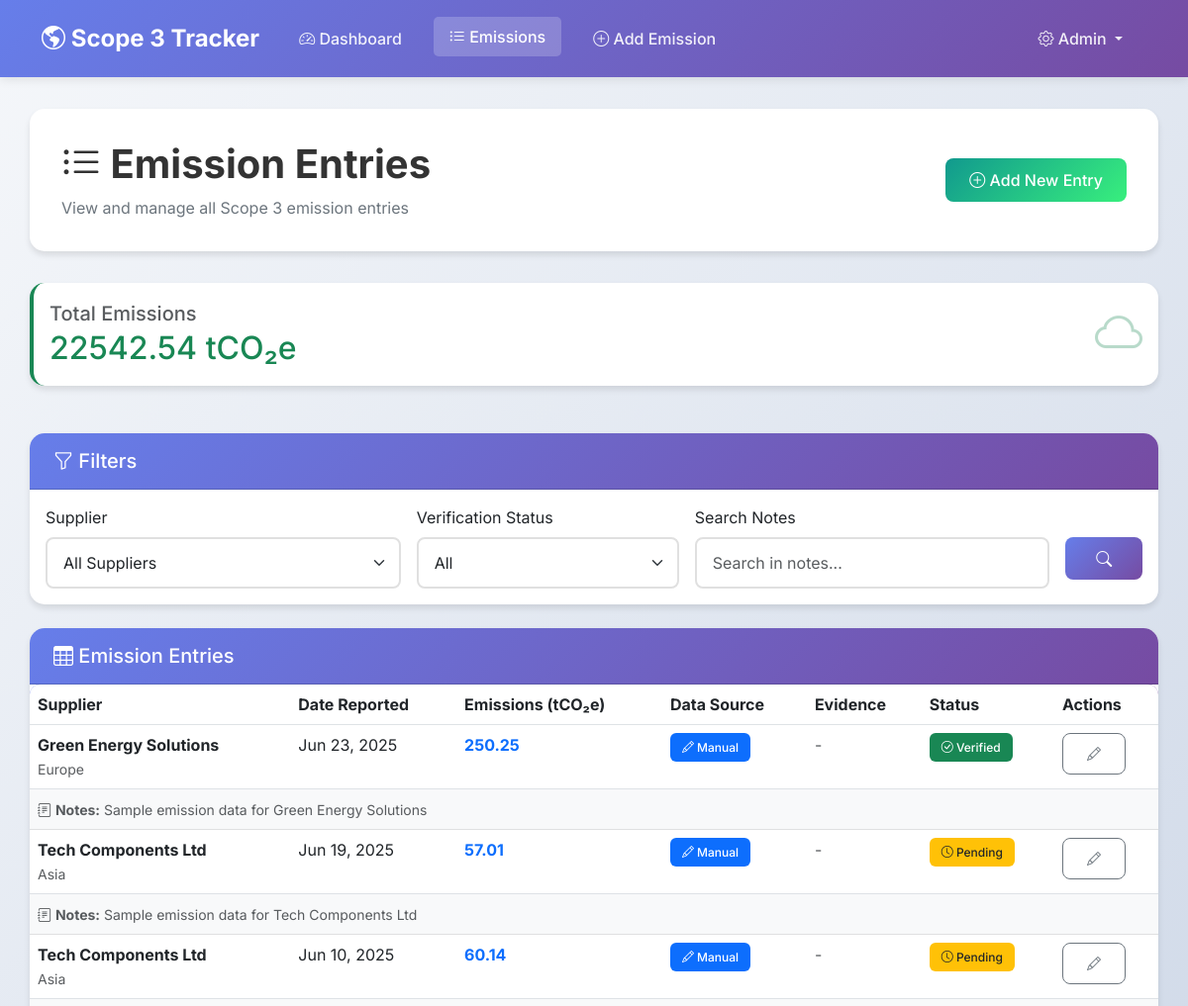
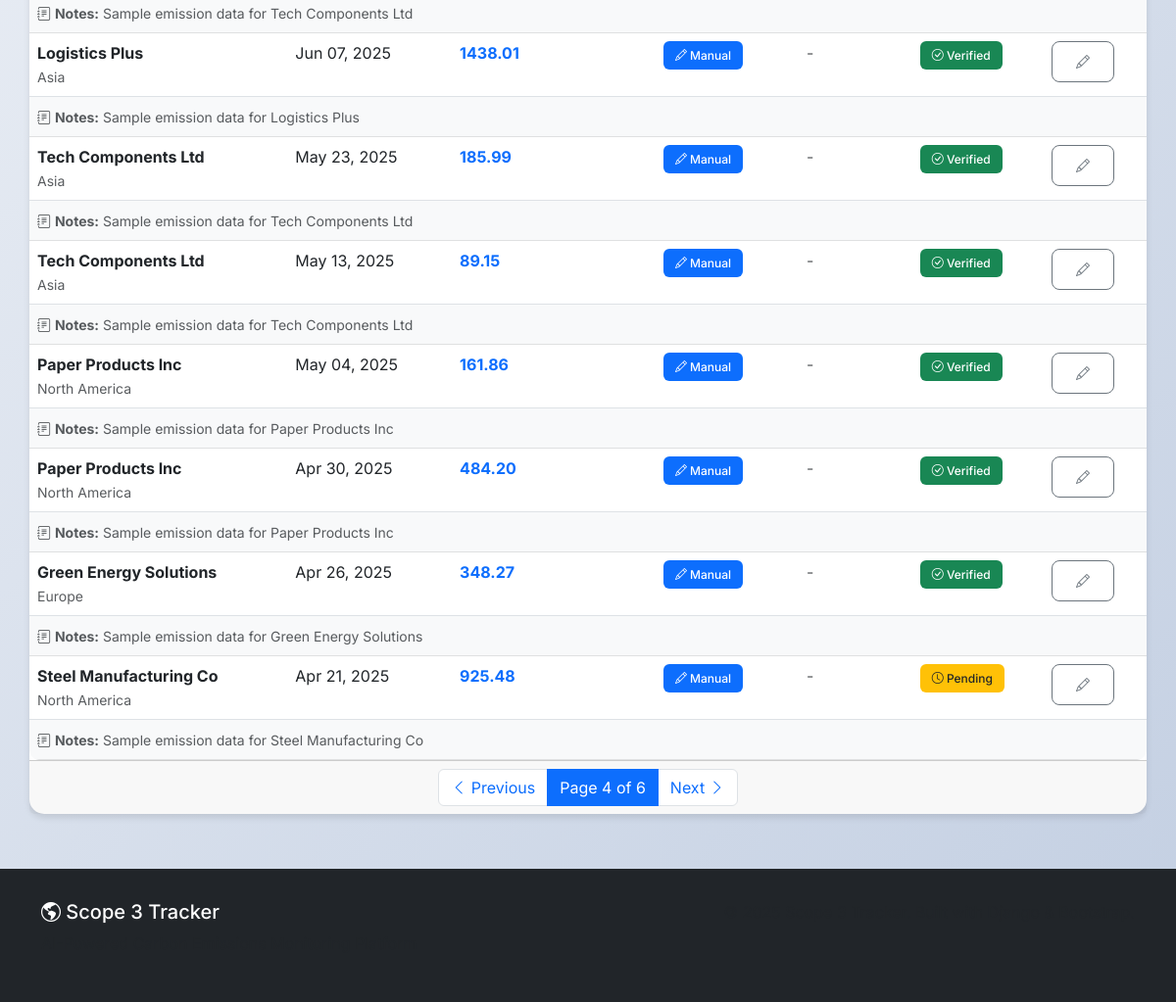
Screenshot of /emissions/?page=4 (signed in) with the database file from the repository (2 pictures, top to bottom).
### core/models.py (models this page shows, shortened)
class EmissionEntry(models.Model):
    supplier = models.ForeignKey(Supplier, on_delete=models.CASCADE, related_name='emission_entries')
    date_reported = models.DateTimeField()
    scope3_emissions = models.DecimalField(max_digits=12, decimal_places=2) # Flexible for larger numbers
    evidence_file = models.FileField(upload_to='evidence/', blank=True, null=True)
    notes = models.TextField(blank=True)
    verified = models.BooleanField(default=False)
    blockchain_hash = models.CharField(max_length=255, blank=True, null=True, help_text="Blockchain verification hash")
    blockchain_verified = models.BooleanField(default=False)
    DATA_SOURCE_CHOICES = [
        ('manual', 'Manual Entry'),
        ('iot', 'IoT Device'),
        ('ml_estimate', 'ML Estimate'),
        ('spend_based', 'Spend-Based Estimate'),
    ]
    data_source = models.CharField(max_length=20, choices=DATA_SOURCE_CHOICES, default='manual')
    ml_confidence = models.DecimalField(max_digits=5, decimal_places=4, null=True, blank=True, help_text="ML model confidence (0-1)")

class Supplier(models.Model):
    supplier_code = models.CharField(max_length=50, unique=True, default="TEMP_CODE")
    name = models.CharField(max_length=255)
    region = models.CharField(max_length=100, blank=True)
    contact_email = models.EmailField(unique=True)
    industry = models.CharField(max_length=100, blank=True)
    active = models.BooleanField(default=True)
    added_on = models.DateTimeField(auto_now_add=True)
    tenant = models.ForeignKey('saas.Tenant', on_delete=models.CASCADE, null=True, blank=True, related_name='suppliers')
    annual_spend = models.DecimalField(max_digits=15, decimal_places=2, null=True, blank=True, help_text="Annual spend in USD")
    emission_factor = models.DecimalField(max_digits=10, decimal_places=4, null=True, blank=True, help_text="Emission factor (tCO2e/$)")

### core/views.py (the view)
# urls.py: path('emissions/', views.emission_list, name='emission_list'),
@login_required
def emission_list(request):
    tenant = request.user.tenant_membership.tenant if hasattr(request.user, 'tenant_membership') else None
    supplier_id = request.GET.get('supplier')
    verified = request.GET.get('verified')
    entries = EmissionEntry.objects.filter(supplier__tenant=tenant).order_by('-date_reported') if tenant else EmissionEntry.objects.all().order_by('-date_reported')
    search_query = request.GET.get('search')
    if search_query:
        entries = entries.filter(notes__icontains=search_query)
    if supplier_id:
        entries = entries.filter(supplier__id=supplier_id)
    if verified == "true":
        entries = entries.filter(verified=True)
    elif verified == "false":
        entries = entries.filter(verified=False)
    suppliers = Supplier.objects.filter(tenant=tenant) if tenant else Supplier.objects.all()
    paginator = Paginator(entries, 10)
    page_number = request.GET.get('page')
    page_obj = paginator.get_page(page_number)
    total_emissions = entries.aggregate(total=models.Sum('scope3_emissions'))['total'] or 0
    return render(request, 'core/emission_list.html',
                  {
                   'suppliers': suppliers,
                   'page_obj': page_obj,
                   'total_emissions': total_emissions,
                   })

### core/templates/core/emission_list.html (shortened to what this page needs)
{% extends 'core/base.html' %}
{% block content %}
<div class="page-header">
    <div class="d-flex justify-content-between align-items-center">
        <div>
            <h1><i class="bi bi-list-ul"></i> Emission Entries</h1>
            <p>View and manage all Scope 3 emission entries</p>
        </div>
        <a href="{% url 'submit_emission' %}" class="btn btn-success">
            <i class="bi bi-plus-circle"></i> Add New Entry
        </a>
    </div>
</div>
<div class="row mb-4">
    <div class="col-12">
        <div class="card stat-card stat-success">
            <div class="card-body">
                <div class="d-flex justify-content-between align-items-center">
                    <div>
                        <h5 class="text-muted mb-1">Total Emissions</h5>
                        <h2 class="text-success mb-0">{{ total_emissions|floatformat:2 }} tCO₂e</h2>
                    </div>
                    <i class="bi bi-cloud text-success" style="font-size: 3rem; opacity: 0.3;"></i>
                </div>
            </div>
        </div>
    </div>
</div>
<div class="card mb-4">
    <div class="card-header">
        <h5 class="mb-0"><i class="bi bi-funnel"></i> Filters</h5>
    </div>
    <div class="card-body">
        <form method="get" class="row g-3">
            <div class="col-md-4">
                <label class="form-label">Supplier</label>
                <select name="supplier" class="form-select">
                    <option value="">All Suppliers</option>
                </select>
            </div>
            <div class="col-md-3">
                <label class="form-label">Verification Status</label>
                <select name="verified" class="form-select">
                    <option value="">All</option>
                </select>
            </div>
            <div class="col-md-4">
                <label class="form-label">Search Notes</label>
                <input type="text" name="search" class="form-control"
                       placeholder="Search in notes..." value="{{ request.GET.search|default:'' }}">
            </div>
            <div class="col-md-1">
                <label class="form-label">&nbsp;</label>
                <button type="submit" class="btn btn-primary w-100">
                    <i class="bi bi-search"></i>
                </button>
            </div>
        </form>
    </div>
</div>
<div class="card">
    <div class="card-header">
        <h5 class="mb-0"><i class="bi bi-table"></i> Emission Entries</h5>
    </div>
    <div class="card-body p-0">
        {% if page_obj %}
            <div class="table-responsive">
                <table class="table table-hover mb-0">
                    <thead>
                        <tr>
                            <th>Supplier</th>
                            <th>Date Reported</th>
                            <th>Emissions (tCO₂e)</th>
                            <th>Data Source</th>
                            <th>Evidence</th>
                            <th>Status</th>
                            <th>Actions</th>
                        </tr>
                    </thead>
                    <tbody>
                        {% for entry in page_obj %}
                        <tr>
                            <td>
                                <strong>{{ entry.supplier.name }}</strong>
                                {% if entry.supplier.region %}
                                    <br><small class="text-muted">{{ entry.supplier.region }}</small>
                                {% endif %}
                            </td>
                            <td>{{ entry.date_reported|date:"M d, Y" }}</td>
                            <td>
                                <strong class="text-primary">{{ entry.scope3_emissions }}</strong>
                            </td>
                            <td>
                                {% if entry.data_source == 'manual' %}
                                    <span class="badge bg-primary"><i class="bi bi-pencil"></i> Manual</span>
                                {% elif entry.data_source == 'iot' %}
                                    <span class="badge bg-info"><i class="bi bi-wifi"></i> IoT</span>
                                {% elif entry.data_source == 'ml_estimate' %}
                                    <span class="badge bg-success"><i class="bi bi-robot"></i> ML</span>
                                {% elif entry.data_source == 'spend_based' %}
                                    <span class="badge bg-warning text-dark"><i class="bi bi-calculator"></i> Spend</span>
                                {% else %}
                                    <span class="badge bg-secondary">{{ entry.data_source }}</span>
                                {% endif %}
                            </td>
                            <td>
                                {% if entry.evidence_file %}
                                    <a href="{{ entry.evidence_file.url }}" class="btn btn-sm btn-outline-primary" target="_blank">
                                        <i class="bi bi-file-earmark"></i> View
                                    </a>
                                {% else %}
                                    <span class="text-muted">-</span>
                                {% endif %}
                            </td>
                            <td>
                                {% if entry.verified %}
                                    <span class="badge bg-success">
                                        <i class="bi bi-check-circle"></i> Verified
                                    </span>
                                {% else %}
                                    <span class="badge bg-warning text-dark">
                                        <i class="bi bi-clock"></i> Pending
                                    </span>
                                {% endif %}
                            </td>
                            <td>
                                <a href="/admin/core/emissionentry/{{ entry.id }}/change/"
                                   class="btn btn-sm btn-outline-secondary" title="Edit">
                                    <i class="bi bi-pencil"></i>
                                </a>
                            </td>
                        </tr>
                        {% if entry.notes %}
                        <tr class="table-light">
                            <td colspan="7">
                                <small class="text-muted">
                                    <i class="bi bi-journal-text"></i> <strong>Notes:</strong> {{ entry.notes }}
                                </small>
                            </td>
                        </tr>
                        {% endif %}
                        {% endfor %}
                    </tbody>
                </table>
            </div>
            {% if page_obj.has_other_pages %}
            <div class="card-footer">
                <nav aria-label="Page navigation">
                    <ul class="pagination mb-0 justify-content-center">
                        {% if page_obj.has_previous %}
                            <li class="page-item">
                                <a class="page-link" href="?page={{ page_obj.previous_page_number }}">
                                    <i class="bi bi-chevron-left"></i> Previous
                                </a>
                            </li>
                        {% else %}
                            <li class="page-item disabled">
                                <span class="page-link"><i class="bi bi-chevron-left"></i> Previous</span>
                            </li>
                        {% endif %}
                        <li class="page-item active">
                            <span class="page-link">
                                Page {{ page_obj.number }} of {{ page_obj.paginator.num_pages }}
                            </span>
                        </li>
                        {% if page_obj.has_next %}
                            <li class="page-item">
                                <a class="page-link" href="?page={{ page_obj.next_page_number }}">
                                    Next <i class="bi bi-chevron-right"></i>
                                </a>
                            </li>
                        {% else %}
                            <li class="page-item disabled">
                                <span class="page-link">Next <i class="bi bi-chevron-right"></i></span>
                            </li>
                        {% endif %}
                    </ul>
                </nav>
            </div>
            {% endif %}
        {% endif %}
    </div>
</div>
{% endblock %}

### core/templates/core/base.html (style rules this page uses)
:root { --primary-color: #0d6efd; --secondary-color: #6c757d; --success-color: #198754; --danger-color: #dc3545; --warning-color: #ffc107; --info-color: #0dcaf0; --dark-color: #212529; --light-color: #f8f9fa; }
* { font-family: 'Inter', -apple-system, BlinkMacSystemFont, 'Segoe UI', sans-serif; }
body { background: linear-gradient(135deg, #f5f7fa 0%, #c3cfe2 100%); min-height: 100vh; }
.card { border: none; border-radius: 15px; box-shadow: 0 4px 6px rgba(0,0,0,0.1); transition: transform 0.3s, box-shadow 0.3s; margin-bottom: 1.5rem; }
.card-header { background: linear-gradient(135deg, #667eea 0%, #764ba2 100%); color: white; border-radius: 15px 15px 0 0 !important; padding: 1rem 1.5rem; font-weight: 600; }
.stat-card { border-left: 4px solid var(--primary-color); transition: transform 0.2s; background: white; }
.stat-card.stat-success { border-left-color: var(--success-color); }
.btn { border-radius: 8px; padding: 0.6rem 1.5rem; font-weight: 500; transition: all 0.3s; }
.btn-primary { background: linear-gradient(135deg, #667eea 0%, #764ba2 100%); border: none; }
.btn-success { background: linear-gradient(135deg, #11998e 0%, #38ef7d 100%); border: none; }
.form-control, .form-select { border-radius: 8px; border: 2px solid #e0e0e0; padding: 0.75rem 1rem; transition: all 0.3s; }
.table { border-radius: 10px; overflow: hidden; }
.table thead { background: linear-gradient(135deg, #667eea 0%, #764ba2 100%); color: white; }
.badge { padding: 0.5rem 0.75rem; border-radius: 6px; font-weight: 500; }
.page-header { background: white; border-radius: 15px; padding: 2rem; margin-bottom: 2rem; box-shadow: 0 4px 6px rgba(0,0,0,0.1); }
.page-header h1 { color: #333; font-weight: 700; margin: 0; }
.page-header p { color: #6c757d; margin: 0.5rem 0 0 0; }

### rows the page displays
EmissionEntry: supplier.name "Green Energy Solutions", supplier.region "Europe", date_reported "Jun 23, 2025", scope3_emissions "250.25", data_source "manual" (drawn), verified True (drawn), notes "Sample emission data for Green Energy Solutions"
EmissionEntry: supplier.name "Tech Components Ltd", supplier.region "Asia", date_reported "Jun 19, 2025", scope3_emissions "57.01", data_source "manual" (drawn), verified False (drawn), notes "Sample emission data for Tech Components Ltd"
EmissionEntry: supplier.name "Tech Components Ltd", supplier.region "Asia", date_reported "Jun 10, 2025", scope3_emissions "60.14", data_source "manual" (drawn), verified False (drawn), notes "Sample emission data for Tech Components Ltd"
EmissionEntry: supplier.name "Logistics Plus", supplier.region "Asia", date_reported "Jun 07, 2025", scope3_emissions "1438.01", data_source "manual" (drawn), verified True (drawn), notes "Sample emission data for Logistics Plus"
EmissionEntry: supplier.name "Tech Components Ltd", supplier.region "Asia", date_reported "May 23, 2025", scope3_emissions "185.99", data_source "manual" (drawn), verified True (drawn), notes "Sample emission data for Tech Components Ltd"
EmissionEntry: supplier.name "Tech Components Ltd", supplier.region "Asia", date_reported "May 13, 2025", scope3_emissions "89.15", data_source "manual" (drawn), verified True (drawn), notes "Sample emission data for Tech Components Ltd"
EmissionEntry: supplier.name "Paper Products Inc", supplier.region "North America", date_reported "May 04, 2025", scope3_emissions "161.86", data_source "manual" (drawn), verified True (drawn), notes "Sample emission data for Paper Products Inc"
EmissionEntry: supplier.name "Paper Products Inc", supplier.region "North America", date_reported "Apr 30, 2025", scope3_emissions "484.20", data_source "manual" (drawn), verified True (drawn), notes "Sample emission data for Paper Products Inc"
EmissionEntry: supplier.name "Green Energy Solutions", supplier.region "Europe", date_reported "Apr 26, 2025", scope3_emissions "348.27", data_source "manual" (drawn), verified True (drawn), notes "Sample emission data for Green Energy Solutions"
EmissionEntry: supplier.name "Steel Manufacturing Co", supplier.region "North America", date_reported "Apr 21, 2025", scope3_emissions "925.48", data_source "manual" (drawn), verified False (drawn), notes "Sample emission data for Steel Manufacturing Co"

### other values shown
{{ total_emissions|floatformat:2 }} "22542.54"
{{ page_obj.number }} "4"
{{ page_obj.paginator.num_pages }} "6"
